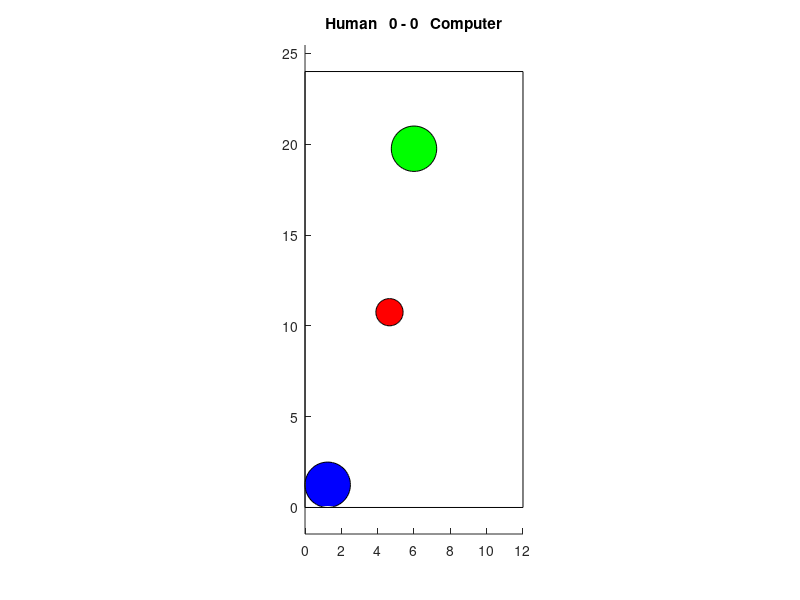

The MATLAB script that drew this image: (Note: this script raises an error after producing the figure.)
%%%%%%
%Simulation
clear all
clc
global puck mallet table fig score goalsize comp e;

puck.d = 1.5;
puck.m = .1;
mallet.m = 5;
mallet.d = 2.5;
comp.m = mallet.m;
comp.d = mallet.d;
comp.v = [0,0];
puck.v = [0,15];
score = [0,0];

e = 0.9;

goalsize = 4;

table.x = 12;
table.y = 24;

fig = figure('units','normalized','position',[0 0 .3 .8]);
title(sprintf('Human   %d - %d   Computer',score))
axis equal
hold on;
table.obj = rectangle('Position',[0,0,table.x,table.y]);
rectangle('Position',[table.x/2-goalsize/2,-1,goalsize,2],'FaceColor','w','EdgeColor','none');
rectangle('Position',[table.x/2-goalsize/2,table.y-1,goalsize,2],'FaceColor','w','EdgeColor','none');
puck.obj = rectangle('Curvature',[1,1],'Position',[3.9,10,puck.d,puck.d],'FaceColor','r');
mallet.obj = rectangle('Curvature',[1,1],'Position',[0,0,mallet.d,mallet.d],'FaceColor','b');
comp.obj = rectangle('Curvature',[1,1],'Position',[table.x/2 - mallet.d/2,table.y - comp.d - 3,comp.d,comp.d],'FaceColor','g');



play();
play = 1;

